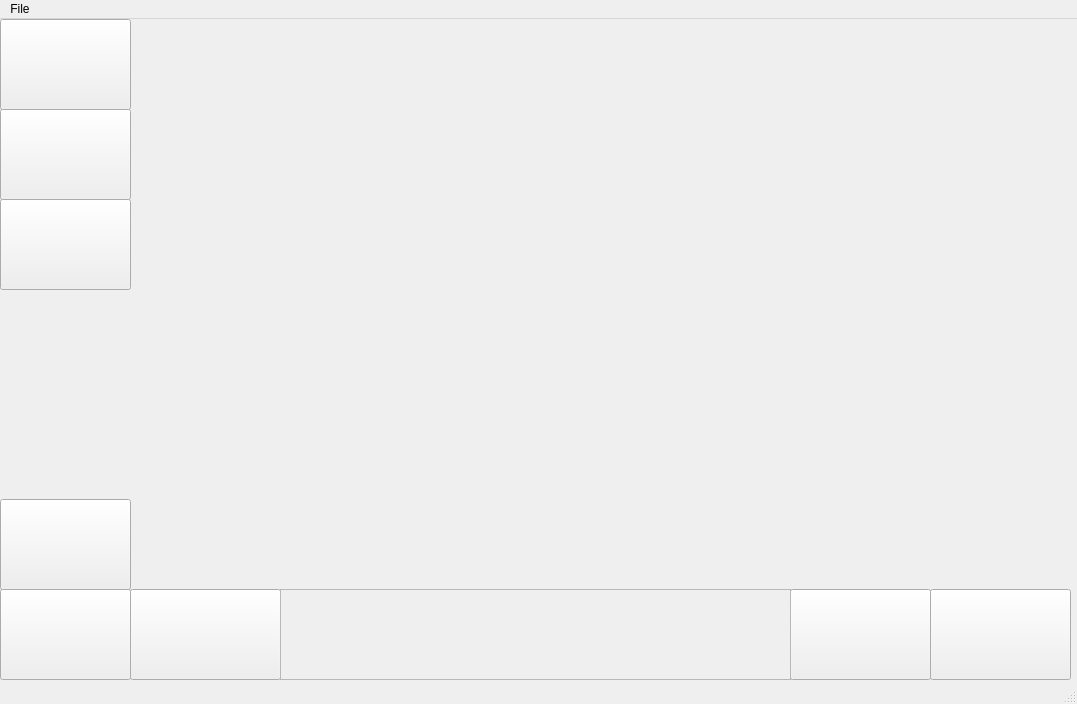
<?xml version="1.0" encoding="UTF-8"?>
<ui version="4.0">
 <class>MainWindow</class>
 <widget class="QMainWindow" name="MainWindow">
  <property name="geometry">
   <rect>
    <x>0</x>
    <y>0</y>
    <width>1077</width>
    <height>704</height>
   </rect>
  </property>
  <property name="windowTitle">
   <string>MainWindow</string>
  </property>
  <widget class="QWidget" name="centralwidget">
   <widget class="QPushButton" name="pushButton_Preview">
    <property name="geometry">
     <rect>
      <x>930</x>
      <y>570</y>
      <width>141</width>
      <height>91</height>
     </rect>
    </property>
    <property name="toolTip">
     <string>&lt;html&gt;&lt;head/&gt;&lt;body&gt;&lt;p&gt;Preview&lt;/p&gt;&lt;/body&gt;&lt;/html&gt;</string>
    </property>
    <property name="styleSheet">
     <string notr="true">pushButton_Fillbucket:focus {
  border: 1px solid blue !important;
}</string>
    </property>
    <property name="text">
     <string/>
    </property>
    <property name="icon">
     <iconset resource="resources.qrc">
      <normaloff>:/images/icon_Preview.png</normaloff>:/images/icon_Preview.png</iconset>
    </property>
    <property name="iconSize">
     <size>
      <width>64</width>
      <height>64</height>
     </size>
    </property>
   </widget>
   <widget class="QPushButton" name="pushButton_ColorPalette">
    <property name="geometry">
     <rect>
      <x>0</x>
      <y>570</y>
      <width>131</width>
      <height>91</height>
     </rect>
    </property>
    <property name="toolTip">
     <string>&lt;html&gt;&lt;head/&gt;&lt;body&gt;&lt;p&gt;Color Palette&lt;/p&gt;&lt;/body&gt;&lt;/html&gt;</string>
    </property>
    <property name="styleSheet">
     <string notr="true">pushButton_Fillbucket:focus {
  border: 1px solid blue !important;
}</string>
    </property>
    <property name="text">
     <string/>
    </property>
    <property name="icon">
     <iconset resource="resources.qrc">
      <normaloff>:/images/icon_ColorPalette.png</normaloff>:/images/icon_ColorPalette.png</iconset>
    </property>
    <property name="iconSize">
     <size>
      <width>64</width>
      <height>64</height>
     </size>
    </property>
   </widget>
   <widget class="QPushButton" name="pushButton_DeleteFrame">
    <property name="geometry">
     <rect>
      <x>790</x>
      <y>570</y>
      <width>141</width>
      <height>91</height>
     </rect>
    </property>
    <property name="toolTip">
     <string>&lt;html&gt;&lt;head/&gt;&lt;body&gt;&lt;p&gt;Delete Frame&lt;/p&gt;&lt;/body&gt;&lt;/html&gt;</string>
    </property>
    <property name="styleSheet">
     <string notr="true">pushButton_Fillbucket:focus {
  border: 1px solid blue !important;
}</string>
    </property>
    <property name="text">
     <string/>
    </property>
    <property name="icon">
     <iconset resource="resources.qrc">
      <normaloff>:/images/icon_DeleteFrame.png</normaloff>:/images/icon_DeleteFrame.png</iconset>
    </property>
    <property name="iconSize">
     <size>
      <width>64</width>
      <height>64</height>
     </size>
    </property>
   </widget>
   <widget class="QPushButton" name="pushButton_AddFrame">
    <property name="geometry">
     <rect>
      <x>130</x>
      <y>570</y>
      <width>151</width>
      <height>91</height>
     </rect>
    </property>
    <property name="toolTip">
     <string>&lt;html&gt;&lt;head/&gt;&lt;body&gt;&lt;p&gt;Add Frame&lt;/p&gt;&lt;/body&gt;&lt;/html&gt;</string>
    </property>
    <property name="styleSheet">
     <string notr="true">pushButton_Fillbucket:focus {
  border: 1px solid blue !important;
}</string>
    </property>
    <property name="text">
     <string/>
    </property>
    <property name="icon">
     <iconset resource="resources.qrc">
      <normaloff>:/images/icon_AddFrame.png</normaloff>:/images/icon_AddFrame.png</iconset>
    </property>
    <property name="iconSize">
     <size>
      <width>64</width>
      <height>64</height>
     </size>
    </property>
   </widget>
   <widget class="QPushButton" name="pushButton_Pen">
    <property name="geometry">
     <rect>
      <x>0</x>
      <y>0</y>
      <width>131</width>
      <height>91</height>
     </rect>
    </property>
    <property name="toolTip">
     <string>&lt;html&gt;&lt;head/&gt;&lt;body&gt;&lt;p&gt;Pen&lt;/p&gt;&lt;/body&gt;&lt;/html&gt;</string>
    </property>
    <property name="styleSheet">
     <string notr="true">pushButton_Fillbucket:focus {
  border: 1px solid blue !important;
}</string>
    </property>
    <property name="text">
     <string/>
    </property>
    <property name="icon">
     <iconset resource="resources.qrc">
      <normaloff>:/images/icon_Pen.png</normaloff>:/images/icon_Pen.png</iconset>
    </property>
    <property name="iconSize">
     <size>
      <width>64</width>
      <height>64</height>
     </size>
    </property>
   </widget>
   <widget class="QPushButton" name="pushButton_Eraser">
    <property name="geometry">
     <rect>
      <x>0</x>
      <y>90</y>
      <width>131</width>
      <height>91</height>
     </rect>
    </property>
    <property name="toolTip">
     <string>&lt;html&gt;&lt;head/&gt;&lt;body&gt;&lt;p&gt;Eraser&lt;/p&gt;&lt;/body&gt;&lt;/html&gt;</string>
    </property>
    <property name="styleSheet">
     <string notr="true">pushButton_Fillbucket:focus {
  outline: 1px solid blue !important;
}</string>
    </property>
    <property name="text">
     <string/>
    </property>
    <property name="icon">
     <iconset resource="resources.qrc">
      <normaloff>:/images/icon_Eraser.png</normaloff>:/images/icon_Eraser.png</iconset>
    </property>
    <property name="iconSize">
     <size>
      <width>72</width>
      <height>72</height>
     </size>
    </property>
   </widget>
   <widget class="QPushButton" name="pushButton_Fillbucket">
    <property name="geometry">
     <rect>
      <x>0</x>
      <y>180</y>
      <width>131</width>
      <height>91</height>
     </rect>
    </property>
    <property name="toolTip">
     <string>&lt;html&gt;&lt;head/&gt;&lt;body&gt;&lt;p&gt;Fill Bucket&lt;/p&gt;&lt;/body&gt;&lt;/html&gt;</string>
    </property>
    <property name="styleSheet">
     <string notr="true">pushButton_Fillbucket:focus {
  border: 1px solid blue !important;
}</string>
    </property>
    <property name="text">
     <string/>
    </property>
    <property name="icon">
     <iconset resource="resources.qrc">
      <normaloff>:/images/Icon_fill.png</normaloff>:/images/Icon_fill.png</iconset>
    </property>
    <property name="iconSize">
     <size>
      <width>72</width>
      <height>72</height>
     </size>
    </property>
   </widget>
   <widget class="Frame" name="frameWidget" native="true">
    <property name="geometry">
     <rect>
      <x>300</x>
      <y>20</y>
      <width>512</width>
      <height>512</height>
     </rect>
    </property>
   </widget>
   <widget class="QPushButton" name="pushButton_color">
    <property name="geometry">
     <rect>
      <x>0</x>
      <y>480</y>
      <width>131</width>
      <height>91</height>
     </rect>
    </property>
    <property name="toolTip">
     <string>&lt;html&gt;&lt;head/&gt;&lt;body&gt;&lt;p&gt;Current Color Selected&lt;/p&gt;&lt;p&gt;&lt;br/&gt;&lt;/p&gt;&lt;/body&gt;&lt;/html&gt;</string>
    </property>
    <property name="styleSheet">
     <string notr="true">pushButton_Fillbucket:focus {
  border: 1px solid blue !important;
}</string>
    </property>
    <property name="text">
     <string/>
    </property>
    <property name="iconSize">
     <size>
      <width>64</width>
      <height>64</height>
     </size>
    </property>
   </widget>
   <widget class="QScrollArea" name="scrollArea">
    <property name="geometry">
     <rect>
      <x>280</x>
      <y>570</y>
      <width>511</width>
      <height>91</height>
     </rect>
    </property>
    <property name="layoutDirection">
     <enum>Qt::LeftToRight</enum>
    </property>
    <property name="sizeAdjustPolicy">
     <enum>QAbstractScrollArea::AdjustIgnored</enum>
    </property>
    <property name="widgetResizable">
     <bool>true</bool>
    </property>
    <property name="alignment">
     <set>Qt::AlignLeading|Qt::AlignLeft|Qt::AlignVCenter</set>
    </property>
    <widget class="QWidget" name="scrollAreaWidgetContents">
     <property name="geometry">
      <rect>
       <x>0</x>
       <y>0</y>
       <width>509</width>
       <height>89</height>
      </rect>
     </property>
     <layout class="QGridLayout" name="gridLayout">
      <item row="0" column="0">
       <widget class="Frame" name="framesWidget" native="true"/>
      </item>
     </layout>
    </widget>
   </widget>
   <zorder>pushButton_Preview</zorder>
   <zorder>pushButton_ColorPalette</zorder>
   <zorder>pushButton_Pen</zorder>
   <zorder>pushButton_Eraser</zorder>
   <zorder>pushButton_Fillbucket</zorder>
   <zorder>pushButton_AddFrame</zorder>
   <zorder>pushButton_DeleteFrame</zorder>
   <zorder>frameWidget</zorder>
   <zorder>pushButton_color</zorder>
   <zorder>scrollArea</zorder>
  </widget>
  <widget class="QStatusBar" name="statusbar"/>
  <widget class="QMenuBar" name="menuBar">
   <property name="geometry">
    <rect>
     <x>0</x>
     <y>0</y>
     <width>1077</width>
     <height>24</height>
    </rect>
   </property>
   <widget class="QMenu" name="menu_File">
    <property name="maximumSize">
     <size>
      <width>298</width>
      <height>400</height>
     </size>
    </property>
    <property name="tearOffEnabled">
     <bool>true</bool>
    </property>
    <property name="title">
     <string>File</string>
    </property>
    <property name="toolTipsVisible">
     <bool>true</bool>
    </property>
    <addaction name="action_New"/>
    <addaction name="actionSave_As"/>
    <addaction name="action_Save"/>
    <addaction name="action_Load"/>
    <addaction name="actionQuit"/>
   </widget>
   <addaction name="menu_File"/>
  </widget>
  <action name="action_New">
   <property name="text">
    <string>New</string>
   </property>
  </action>
  <action name="action_Save">
   <property name="text">
    <string>Save</string>
   </property>
  </action>
  <action name="action_Load">
   <property name="text">
    <string>Load</string>
   </property>
  </action>
  <action name="actionSave_As">
   <property name="text">
    <string>Save As</string>
   </property>
  </action>
  <action name="actionQuit">
   <property name="text">
    <string>Quit</string>
   </property>
  </action>
 </widget>
 <customwidgets>
  <customwidget>
   <class>frame</class>
   <extends>QWidget</extends>
   <header>frame.h</header>
   <container>1</container>
  </customwidget>
  <customwidget>
   <class>Frame</class>
   <extends>QWidget</extends>
   <header location="global">frame.h</header>
   <container>1</container>
  </customwidget>
 </customwidgets>
 <resources>
  <include location="resources.qrc"/>
 </resources>
 <connections/>
</ui>
